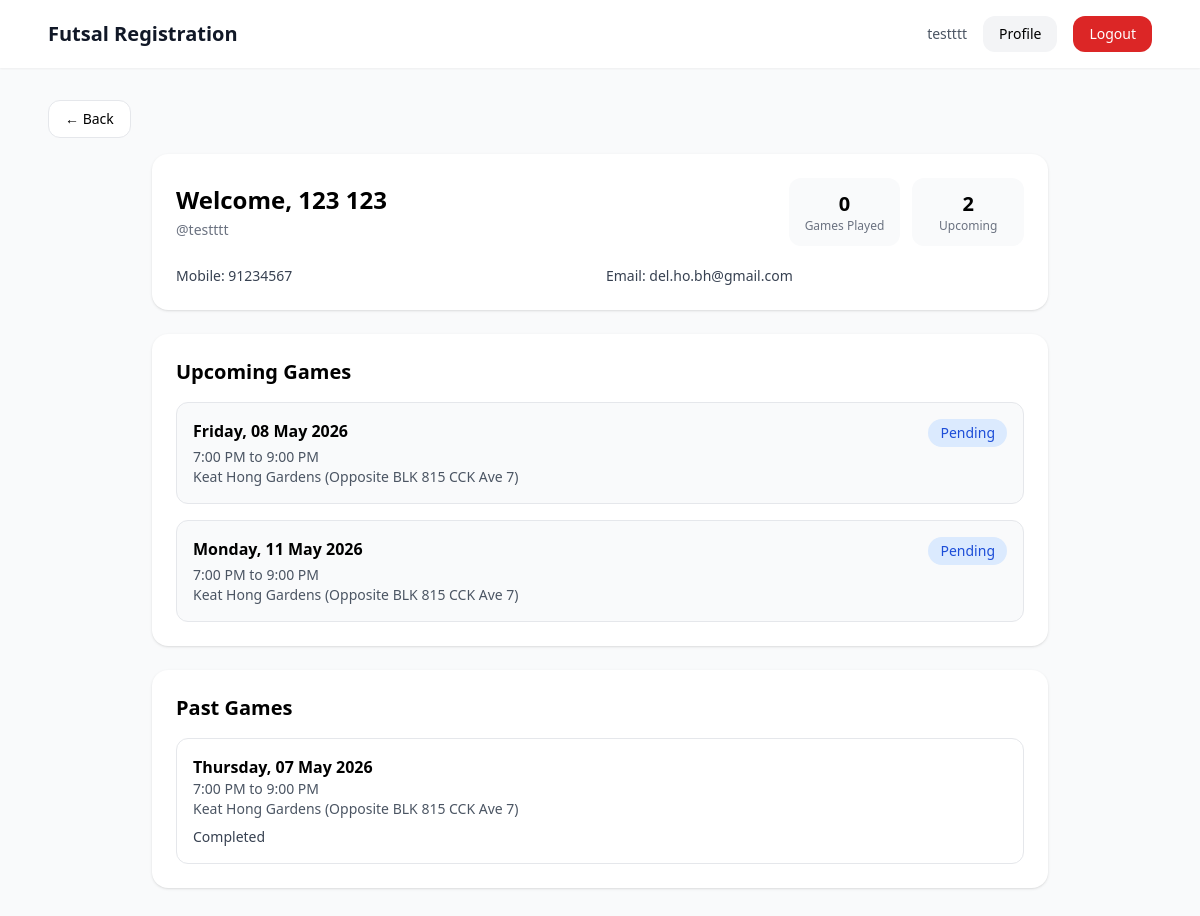
The page /profile/ (signed in) on the database its author committed.
### accounts/models.py (models this page shows, shortened)
class User(AbstractUser):
    ROLE_USER = "user"
    ROLE_ADMIN = "admin"
    ROLE_SUPERADMIN = "superadmin"
    ROLE_CHOICES = [
        (ROLE_USER, "User"),
        (ROLE_ADMIN, "Admin"),
        (ROLE_SUPERADMIN, "Superadmin"),
    ]
    PLAYER_NEW = "new"
    PLAYER_REGULAR = "regular"
    PLAYER_CORE = "core"
    PLAYER_NAUGHTY = "naughty"
    PLAYER_TYPE_CHOICES = [
        (PLAYER_NEW, "New"),
        (PLAYER_REGULAR, "Regular"),
        (PLAYER_CORE, "Core"),
        (PLAYER_NAUGHTY, "Naughty"),
    ]
    role = models.CharField(max_length=20, choices=ROLE_CHOICES, default=ROLE_USER)
    player_type = models.CharField(max_length=20, choices=PLAYER_TYPE_CHOICES, default=PLAYER_NEW)
    mobile_number = models.CharField(max_length=30, blank=True)
    games_played_count = models.PositiveIntegerField(default=0)
    email_verified = models.BooleanField(default=False)
    admin_notes = models.TextField(blank=True, default="")

### registrations/models.py (models this page shows, shortened)
class EventRegistration(models.Model):
    STATUS_INTERESTED = "interested"
    STATUS_PLAYING = "playing"
    STATUS_WAITING = "waiting"
    STATUS_BACKUP = "backup"
    STATUS_REMOVED = "removed"
    STATUS_CHOICES = [
        (STATUS_INTERESTED, "Interested"),
        (STATUS_PLAYING, "Playing"),
        (STATUS_WAITING, "Waiting"),
        (STATUS_BACKUP, "Backup"),
        (STATUS_REMOVED, "Removed"),
    ]
    SOURCE_WEB = "web"
    SOURCE_WHATSAPP = "whatsapp"
    SOURCE_ADMIN = "admin"
    SOURCE_CHOICES = [
        (SOURCE_WEB, "Web"),
        (SOURCE_WHATSAPP, "WhatsApp"),
        (SOURCE_ADMIN, "Admin"),
    ]
    event = models.ForeignKey(Event, on_delete=models.CASCADE, related_name="registrations")
    user = models.ForeignKey(settings.AUTH_USER_MODEL, on_delete=models.CASCADE, related_name="event_registrations")
    sequence_number = models.PositiveIntegerField()
    status = models.CharField(max_length=20, choices=STATUS_CHOICES, default=STATUS_INTERESTED)
    source = models.CharField(
    max_length=20,
    choices=SOURCE_CHOICES,
    default=SOURCE_WEB,
    )
    registered_at = models.DateTimeField(auto_now_add=True)
    notified_at = models.DateTimeField(null=True, blank=True)
    remarks = models.TextField(blank=True)
    class Meta:
        unique_together = ("event", "user")
        ordering = ["sequence_number"]

### events/models.py (models this page shows, shortened)
class Event(models.Model):
    STATUS_DRAFT = "draft"
    STATUS_OPEN = "open"
    STATUS_FINALIZED = "finalized"
    STATUS_COMPLETED = "completed"
    STATUS_CANCELLED = "cancelled"
    STATUS_CHOICES = [
        (STATUS_DRAFT, "Draft"),
        (STATUS_OPEN, "Open"),
        (STATUS_FINALIZED, "Finalized"),
        (STATUS_COMPLETED, "Completed"),
        (STATUS_CANCELLED, "Cancelled"),
    ]
    registration_token = models.UUIDField(
        default=uuid.uuid4,
        unique=True,
        editable=False,
    )
    event_code = models.CharField(
        max_length=20,
        unique=True,
        default=generate_event_code,
        editable=False,
    )
    title = models.CharField(max_length=255)
    start_datetime = models.DateTimeField()
    end_datetime = models.DateTimeField()
    location = models.CharField(max_length=255)
    amount_payable = models.DecimalField(max_digits=8, decimal_places=2)
    playing_slots = models.PositiveIntegerField(default=15)
    waiting_slots = models.PositiveIntegerField(default=5)
    backup_slots = models.PositiveIntegerField(default=3)
    is_private = models.BooleanField(
        default=False,
        help_text="Private events are hidden from the public event list but accessible by registration link.",
    )
    status = models.CharField(
        max_length=20,
        choices=STATUS_CHOICES,
        default=STATUS_DRAFT,
    )
    created_by = models.ForeignKey(
        settings.AUTH_USER_MODEL,
        on_delete=models.SET_NULL,
        null=True,
        related_name="created_events",
    )
    created_at = models.DateTimeField(auto_now_add=True)
    updated_at = models.DateTimeField(auto_now=True)
    class Meta:
        ordering = ["start_datetime"]
    @property
    def weekday_display(self):
        local_start = timezone.localtime(self.start_datetime)
        return local_start.strftime("%A")
    @property
    def date_display(self):
        local_start = timezone.localtime(self.start_datetime)
        return local_start.strftime("%d %B %Y")
    @property
    def time_range_display(self):
        local_start = timezone.localtime(self.start_datetime)
        local_end = timezone.localtime(self.end_datetime)
        start = local_start.strftime("%I:%M %p").lstrip("0")
        end = local_end.strftime("%I:%M %p").lstrip("0")
        return f"{start} to {end}"
    @property
    def effective_status(self):
        from registrations.models import EventRegistration
        now = timezone.now()
        if now >= self.end_datetime:
            return "completed"
    @property
    def effective_status_label(self):
        labels = {
            "open": "Open",
            "playing_full": "Playing Full",
            "full": "Full",
            "completed": "Completed",
        }
        return labels.get(self.effective_status, self.effective_status)

### accounts/views.py (the view)
# urls.py: path("profile/", views.profile_view, name="profile"),
@login_required
def profile_view(request):
    user = request.user
    upcoming_registrations = EventRegistration.objects.filter(
        user=user,
        event__start_datetime__gte=timezone.now()
    ).select_related("event").order_by("event__start_datetime")
    for reg in upcoming_registrations:
        reg.visible_status = get_player_visible_status(reg, reg.event)
    recent_events = EventRegistration.objects.filter(
        user=user,
        event__start_datetime__lt=timezone.now()
    ).select_related("event").order_by("-event__start_datetime")[:5]
    context = {
        "user": user,
        "upcoming_registrations": upcoming_registrations,
        "recent_events": recent_events,
    }
    return render(request, "accounts/profile.html", context)

### accounts/views.py (called while the page is built, shortened)
def get_player_visible_status(registration, event):
    if not registration:
        return None
    if registration.status == "playing":
        return {
            "label": "Playing",
            "message": "You are in the playing list.",
            "queue_number": None,
        }
    return {
        "label": "Pending",
        "message": "Your status is pending.",
        "queue_number": None,
    }

### templates/accounts/profile.html
{% extends "base.html" %}
{% block content %}
<div class="mb-4">
    <button onclick="history.back()"
        class="inline-flex items-center px-4 py-2 rounded-xl border bg-white hover:bg-gray-50 text-sm">
        ← Back
    </button>
</div>
<div class="max-w-4xl mx-auto space-y-6">
    <div class="bg-white rounded-2xl shadow p-6">
        <div class="flex flex-col md:flex-row md:items-center md:justify-between gap-4">
            <div>
                <h1 class="text-2xl font-bold">
                    Welcome, {{ user.get_full_name|default:user.username }}
                </h1>
                <p class="text-sm text-gray-500 mt-1">@{{ user.username }}</p>
            </div>
            <div class="grid grid-cols-2 gap-3 text-center">
                <div class="bg-gray-50 rounded-xl px-4 py-3">
                    <div class="text-xl font-bold">{{ user.games_played_count }}</div>
                    <div class="text-xs text-gray-500">Games Played</div>
                </div>
                <div class="bg-gray-50 rounded-xl px-4 py-3">
                    <div class="text-xl font-bold">{{ upcoming_registrations|length }}</div>
                    <div class="text-xs text-gray-500">Upcoming</div>
                </div>
            </div>
        </div>
        <div class="mt-5 grid grid-cols-1 md:grid-cols-2 gap-3 text-sm text-gray-700">
            <div>Mobile: {{ user.mobile_number|default:"-" }}</div>
            <div>Email: {{ user.email|default:"-" }}</div>
        </div>
    </div>
    <div class="bg-white rounded-2xl shadow p-6">
        <h2 class="text-xl font-bold">Upcoming Games</h2>
        <div class="mt-4 space-y-4">
            {% for reg in upcoming_registrations %}
            <div class="border rounded-xl p-4 bg-gray-50">
                <div class="flex flex-col md:flex-row md:items-start md:justify-between gap-3">
                    <div>
                        <div class="font-semibold">
                            {{ reg.event.weekday_display }}, {{ reg.event.date_display }}
                        </div>
                        <div class="text-sm text-gray-600 mt-1">
                            {{ reg.event.time_range_display }}
                        </div>
                        <div class="text-sm text-gray-600">
                            {{ reg.event.location }}
                        </div>
                    </div>
                    <div>
                        {% if reg.visible_status.label == "Playing" %}
                            <span class="inline-flex px-3 py-1 rounded-full bg-green-100 text-green-700 text-sm font-medium">
                                Playing
                            </span>
                        {% elif reg.visible_status.label == "Waiting" %}
                            <span class="inline-flex px-3 py-1 rounded-full bg-yellow-100 text-yellow-700 text-sm font-medium">
                                Waiting #{{ reg.visible_status.queue_number }}
                            </span>
                        {% else %}
                            <span class="inline-flex px-3 py-1 rounded-full bg-blue-100 text-blue-700 text-sm font-medium">
                                Pending
                            </span>
                        {% endif %}
                    </div>
                </div>
            </div>
            {% empty %}
            <div class="text-sm text-gray-500">No upcoming games.</div>
            {% endfor %}
        </div>
    </div>
    <div class="bg-white rounded-2xl shadow p-6">
        <h2 class="text-xl font-bold">Past Games</h2>
        <div class="mt-4 space-y-3">
            {% for reg in recent_events %}
            <div class="border rounded-xl p-4">
                <div class="font-semibold">
                    {{ reg.event.weekday_display }}, {{ reg.event.date_display }}
                </div>
                <div class="text-sm text-gray-600">
                    {{ reg.event.time_range_display }}
                </div>
                <div class="text-sm text-gray-600">
                    {{ reg.event.location }}
                </div>
                <div class="mt-2 text-sm text-gray-700">
                    {{ reg.event.effective_status_label }}
                </div>
            </div>
            {% empty %}
            <div class="text-sm text-gray-500">No past games yet.</div>
            {% endfor %}
        </div>
    </div>
</div>
{% endblock %}

### templates/base.html (shortened to what this page needs)
<!DOCTYPE html>
<html>
<head>
    <script src="https://cdn.tailwindcss.com"></script>
</head>
<body class="bg-gray-50 min-h-screen">
    <header class="bg-white shadow-sm">
        <div class="max-w-6xl mx-auto px-6 py-4 flex items-center justify-between">
            <a href="/" class="text-xl font-bold text-gray-900">Futsal Registration</a>
           <div class="flex items-center gap-4">
    {% if request.user.is_authenticated %}
        <span class="text-sm text-gray-600">{{ request.user.username }}</span>
        <a href="{% url 'profile' %}"
           class="text-sm px-4 py-2 rounded-xl bg-gray-100 hover:bg-gray-200">
            Profile
        </a>
        <form method="post" action="/logout/">
            <button type="submit"
                class="text-sm px-4 py-2 rounded-xl bg-red-600 text-white hover:bg-red-700">
                Logout
            </button>
        </form>
    {% else %}
        <a href="/login/"
           class="text-sm px-4 py-2 rounded-xl bg-blue-600 text-white hover:bg-blue-700">
            Login
        </a>
    {% endif %}
</div>
        </div>
    </header>
    <main class="max-w-6xl mx-auto px-6 py-8">
        {% block content %}{% endblock %}
    </main>
</body>
</html>

### rows shown on the page
User: user.username "testttt", get_full_name "123 123", username "testttt", games_played_count "0", mobile_number "91234567", email "del.ho.bh@gmail.com"
EventRegistration: event.weekday_display "Friday", event.date_display "08 May 2026", event.time_range_display "7:00 PM to 9:00 PM", event.location "Keat Hong Gardens (Opposite BLK 815 CCK Ave 7)", shows "Pending"
EventRegistration: event.weekday_display "Monday", event.date_display "11 May 2026", event.time_range_display "7:00 PM to 9:00 PM", event.location "Keat Hong Gardens (Opposite BLK 815 CCK Ave 7)", shows "Pending"
EventRegistration: event.weekday_display "Thursday", event.date_display "07 May 2026", event.time_range_display "7:00 PM to 9:00 PM", event.location "Keat Hong Gardens (Opposite BLK 815 CCK Ave 7)", event.effective_status_label "Completed"

### other values the page prints
{{ upcoming_registrations|length }} "2"
